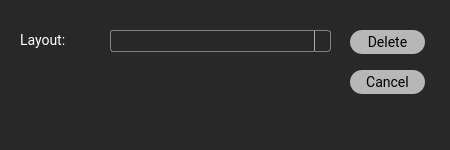
<?xml version="1.0" encoding="UTF-8"?>
<ui version="4.0">
 <class>DialogDeleteWorkspace</class>
 <widget class="QDialog" name="DialogDeleteWorkspace">
  <property name="geometry">
   <rect>
    <x>0</x>
    <y>0</y>
    <width>450</width>
    <height>150</height>
   </rect>
  </property>
  <property name="sizePolicy">
   <sizepolicy hsizetype="Fixed" vsizetype="Fixed">
    <horstretch>0</horstretch>
    <verstretch>0</verstretch>
   </sizepolicy>
  </property>
  <property name="minimumSize">
   <size>
    <width>450</width>
    <height>150</height>
   </size>
  </property>
  <property name="windowTitle">
   <string>Delete Layout</string>
  </property>
  <property name="styleSheet">
   <string notr="true">QWidget
{
border-color:#282828;
selection-background-color: #282828;
selection-color: #ffffff;
font-family:Roboto;
font-size:14px;
background-color:#282828;
color:#ffffff;
}

QComboBox:disabled {
    border: 1px solid #404040;

}

QComboBox::drop-down:disabled
{
    border-left-color: #404040;

}
QComboBox {
    border: 1px solid gray;
    border-radius: 3px;
    padding: 1px 18px 1px 3px;
    min-width: 6em;
}

QComboBox:editable {
    background: #333;
}

QComboBox:!editable, QComboBox::drop-down:editable {
     background: ;
}

/* QComboBox gets the &quot;on&quot; state when the popup is open */
QComboBox:!editable:on, QComboBox::drop-down:editable:on {
    background: qlineargradient(x1: 0, y1: 0, x2: 0, y2: 1,
                                stop: 0 #D3D3D3, stop: 0.4 #D8D8D8,
                                stop: 0.5 #DDDDDD, stop: 1.0 #E1E1E1);
}

QComboBox:on { /* shift the text when the popup opens */
    padding-top: 3px;
    padding-left: 4px;
}

QComboBox::drop-down {
    subcontrol-origin: padding;
    subcontrol-position: top right;
    width: 15px;

    border-left-width: 1px;
    border-left-color: darkgray;
    border-left-style: solid; /* just a single line */
    border-top-right-radius: 3px; /* same radius as the QComboBox */
    border-bottom-right-radius: 3px;
}

QComboBox::down-arrow {
    image: url(/usr/share/icons/crystalsvg/16x16/actions/1downarrow.png);
}

QComboBox::down-arrow:on { /* shift the arrow when popup is open */
    top: 1px;
    left: 1px;
}

QSlider::groove:horizontal { 
	background-color: #404040;
	height: 4px; 
	border-radius: 4px;
}
QSlider::handle:horizontal { 
	background-color: #009379/*main*/; 
	border: 2px solid #009379/*main*/; 
	width: 11px; 
	height: 20px; 
	line-height: 20px; 
	margin-top: -5px; 
	margin-bottom: -5px; 
	border-radius: 7px; 
}

QSlider::handle:horizontal:hover { 
	background-color: #00c09e; 
	border: 2px solid #00c09e; 
}


QSlider::sub-page:horizontal {
background-color:#009379/*main*/; 
}
QWidget:disabled
{
color:#404040;

}
QSlider::handle:disabled { 
	background-color: #404040; 
	border: 2px solid #404040; 
}
QSlider::sub-page:horizontal:disabled {
background-color:#404040; 
}

QLineEdit {
    border: 1px solid gray;
    border-radius: 3px;
    padding: 1px 18px 1px 3px;
    min-width: 6em;
}
QPushButton
{
font-family:roboto;
background-color: #b7b7b7;
border-radius: 12px;
padding:6px;
font-size:14px;
color:#000;
}</string>
  </property>
  <widget class="QPushButton" name="buttonDelete">
   <property name="geometry">
    <rect>
     <x>350</x>
     <y>30</y>
     <width>75</width>
     <height>24</height>
    </rect>
   </property>
   <property name="text">
    <string>Delete</string>
   </property>
  </widget>
  <widget class="QPushButton" name="buttonCancel">
   <property name="geometry">
    <rect>
     <x>350</x>
     <y>70</y>
     <width>75</width>
     <height>24</height>
    </rect>
   </property>
   <property name="text">
    <string>Cancel</string>
   </property>
  </widget>
  <widget class="QComboBox" name="comboBoxWorkspace">
   <property name="geometry">
    <rect>
     <x>110</x>
     <y>30</y>
     <width>221</width>
     <height>22</height>
    </rect>
   </property>
  </widget>
  <widget class="QLabel" name="label">
   <property name="geometry">
    <rect>
     <x>20</x>
     <y>20</y>
     <width>81</width>
     <height>41</height>
    </rect>
   </property>
   <property name="text">
    <string>Layout:</string>
   </property>
  </widget>
 </widget>
 <resources/>
 <connections/>
</ui>
